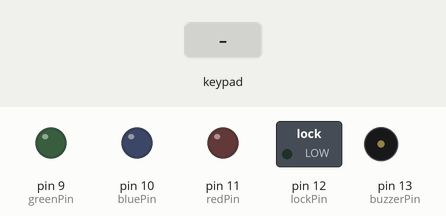
A sketch run on a simulated Arduino Uno, built with avr-gcc and run on an emulated ATmega328P. Parts: switched loads named in the sketch (green lamp = pin HIGH), output pins drawn as LEDs (lit = HIGH), buzzer (waves = sounding). Inputs (shaded band) come from the test bench.

Above: at 1.2 s.
1.3 s: key '*' pressed
At 2.4 s:
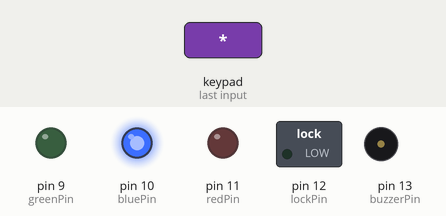
2.8 s: keypad keys 1 2 3 4 pressed 0.4 s apart
At 4.4 s:
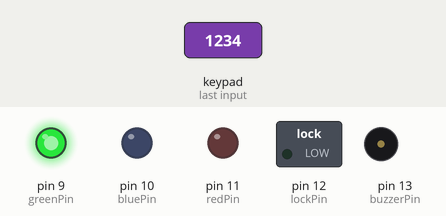
At 11.4 s:
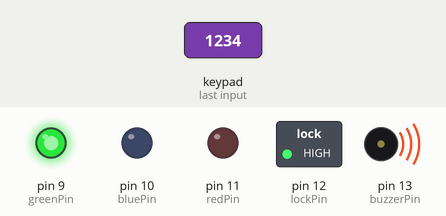
Timing chart, 0 to 16.4 s (numbered marks = the images above; inputs shaded):
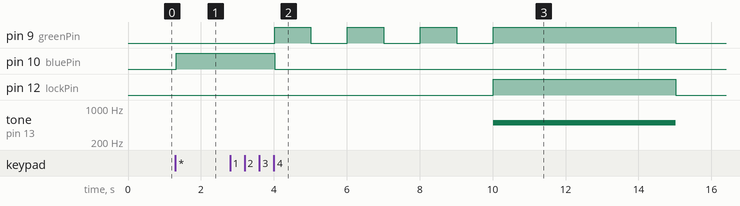

Measured:
- after the input at 1.3 s, pin 10 (bluePin): LOW → HIGH at once
- after the input at 2.8 s, pin 9 (greenPin): goes 3 × (HIGH 1.0 s, LOW 1.0 s), HIGH 5.0 s, then LOW, starting after 1.2 s; pin 10 (bluePin): HIGH → LOW after 1.2 s; pin 12 (lockPin): LOW → HIGH after 7.2 s, → LOW 5.0 s later; tone on pin 13 (buzzerPin): silent → 500 Hz after 7.2 s, → silent 5.0 s later

The sketch:

keypad.ino
```cpp
#include <keypad.h>

const int buzzerPin = 13;
const int lockPin = 12;
const int redPin = 11;
const int bluePin = 10;
const int greenPin = 9;

const byte rows = 4;
const byte cols = 4;
char* secretCode = "1234";
char keys[rows][cols] = {
  {'1', '2', '3', 'A'},
  {'4', '5', '6', 'B'},
  {'7', '8', '9', 'C'},
  {'*', '0', '#', 'D'}
};
byte rowPins[rows] = {7, 6, 5, 4};
byte colPins[cols] = {3, 2, 1, 0};
Keypad keypad = Keypad(makeKeymap(keys), rowPins, colPins, rows, cols);

void setup() {
  pinMode(lockPin, OUTPUT);
  pinMode(redPin, OUTPUT);
  pinMode(bluePin, OUTPUT);
  pinMode(greenPin, OUTPUT);
}

void loop() {
  boolean wrong = false;
  while (waitForKey() != '*') {};
  for (int i = 0; i < 4; i++) {
    digitalWrite(bluePin, HIGH);
    char key = waitForKey();
    if (key != secretCode[i])
      wrong = true;
  }
  if (!wrong)
    unlockDoor();
  else
    lockDoor();
}

void unlockDoor() {
  digitalWrite(bluePin, LOW);
  for (int i = 0; i < 3; i++){
    digitalWrite(greenPin, HIGH);
    delay(1000);
    digitalWrite(greenPin, LOW);
    delay(1000);
  }
  digitalWrite(greenPin, HIGH);
  digitalWrite(lockPin, HIGH);
  tone(buzzerPin, 500);
  delay(5000);
  digitalWrite(greenPin, LOW);
  digitalWrite(lockPin, LOW);
  noTone(buzzerPin);
}

void lockDoor() {
  digitalWrite(bluePin, LOW);
  digitalWrite(lockPin, LOW);
  for (int i = 0; i < 3; i++) {
    digitalWrite(redPin, HIGH);
    delay(1000);
    digitalWrite(redPin, LOW);
    delay(1000);
  }
  digitalWrite(redPin, HIGH);
  tone(buzzerPin, 1000);
  delay(5000);
  digitalWrite(redPin, LOW);
  noTone(buzzerPin);
}

char waitForKey() {
  char key;
  while ((key = keypad.getKey()) == 0){};
  while (!keypad.getKey() == 0){};
  delay(10);
  return key;
}
```
